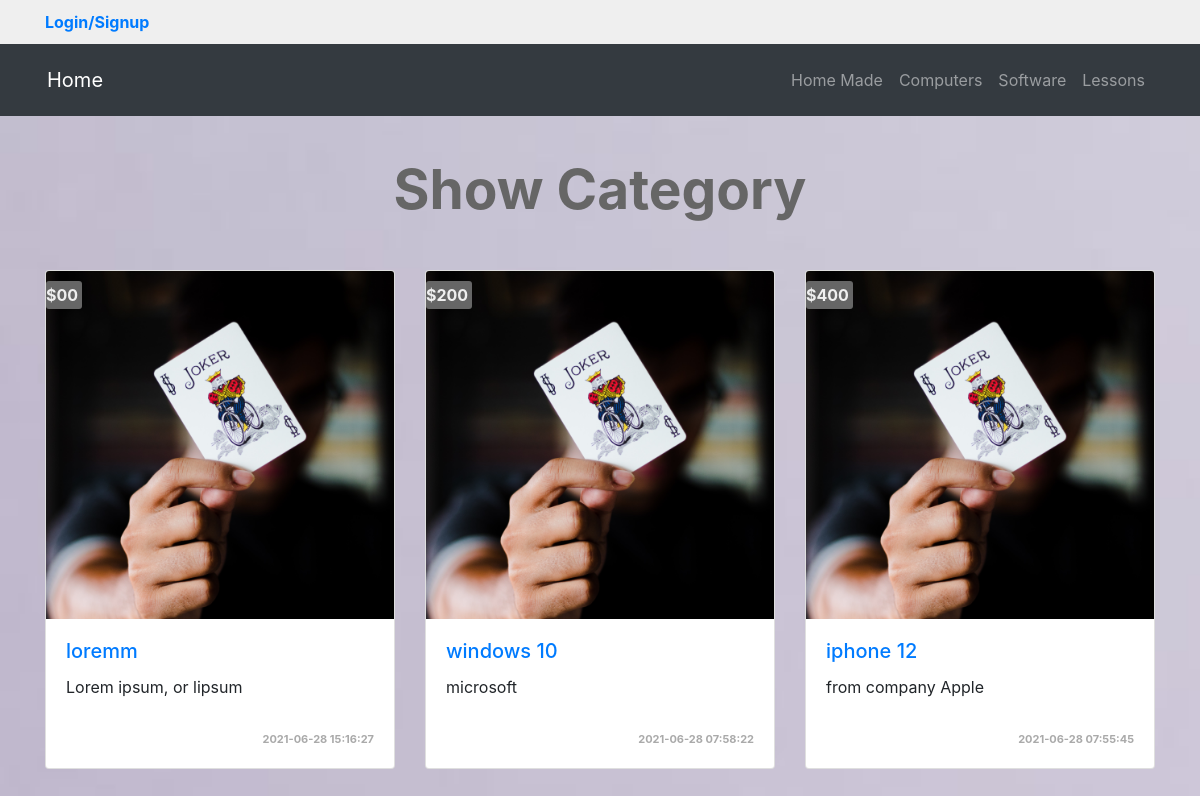
Screenshot of /categories.php?pageid=15 with the database file from the repository.
### tables this page shows
CREATE TABLE `categories` (
  `ID` int(11) NOT NULL,
  `Name` varchar(255) NOT NULL,
  `Description` text NOT NULL,
  `Ordering` int(11) DEFAULT NULL,
  `Visibility` tinyint(4) NOT NULL DEFAULT 0,
  `Allow_Comment` tinyint(4) NOT NULL DEFAULT 0,
  `Allow_Ads` tinyint(4) NOT NULL DEFAULT 0
);

CREATE TABLE `items` (
  `Item_ID` int(11) NOT NULL,
  `Name` varchar(255) NOT NULL,
  `Description` text NOT NULL,
  `Price` varchar(255) NOT NULL,
  `Add_Date` datetime NOT NULL,
  `Country_Made` varchar(255) NOT NULL,
  `Image` varchar(255) NOT NULL,
  `Status` varchar(255) NOT NULL,
  `Rating` smallint(6) NOT NULL,
  `Approve` tinyint(4) NOT NULL DEFAULT 0,
  `Cat_ID` int(11) NOT NULL,
  `Member_ID` int(11) NOT NULL
);

### init.php (called while the page is built, shortened)
<?php
     include 'Admin/connect.php';
        $tem = 'includes/templates/';
        $css = 'layout/css/';
        $func = 'includes/functions/';
        include $func . 'functions.php';
        include $tem . 'header.php';

### includes/functions/functions.php (called while the page is built, shortened)
<?php
    function getCats(){
        global $con;
        $getcat = $con->prepare("SELECT * FROM categories ORDER BY ID ASC");
        $getcat->execute();
        $cats = $getcat->fetchAll();
        return $cats;
    }
    function getItems($where, $value, $approv = NULL){
        global $con;
        if($approv == NULL){
            $sql = 'AND Approve = 1';
        }else {
            $sql = NULL;
        }
        $getitem = $con->prepare("SELECT * FROM items WHERE $where = ? $sql ORDER BY Item_ID DESC");
        $getitem->execute(array($value));
        $items = $getitem->fetchAll();
        return $items;
    }

### categories.php (the view)
<?php  include 'init.php';   ?>
    <div class="container">
       <h2 class="text-center">Show Category</h2>
         <div class="row">
        <?php
            foreach(getitems('Cat_ID', $_GET['pageid']) as $item){
                    echo '<div class="col-sm-6 col-md-4 mt-2">';
                        echo '<div class="card">';
                        echo '<span class="card-text price-card">' . $item['Price'] . '</span>';
                        echo '<img src="cards.jpg" class="card-img-top" alt="joker" title="Card-joker">';
                        echo '<div class="card-body">';
                            echo '<h5 class="card-title"><a href="items.php?itemid=' . $item['Item_ID'] . '">' . $item['Name'] . '</a></h5>';
                            echo '<p class="card-text">' . $item['Description'] . '</p>';
                            echo '<div class="date">' . $item['Add_Date'] . '</div>';
                            echo '</div>';
                        echo '</div>';
                    echo '</div>';
                }
                ?>
        </div>
    </div>
<?php include  $tem . 'footer.php';    ?>

### includes/templates/header.php (shortened to what this page needs)
<!DOCTYPE html>
<html lang="en">
<head>
    <link rel="stylesheet" href="<?php  echo $css ;?>bootstrap.min.css" />
    <link rel="stylesheet" href="<?php  echo $css ;?>all.min.css" />
    <link rel="stylesheet" href="<?php  echo $css ;?>brands.min.css" />
    <link rel="stylesheet" href="<?php  echo $css ;?>fontawesome.min.css" />
    <link rel="stylesheet" href="<?php  echo $css ;?>jquery-ui.min.css" />
    <link rel="stylesheet" href="<?php  echo $css ;?>jquery.selectBoxIt.css" />
    <link rel="stylesheet" href="<?php  echo $css ;?>frontEnd.css" />
</head>
<body>
    <div class="upper-bar">
        <div class="container">
            <?php
                 if(isset($_SESSION['user'])){ ?>
                    <img src="cards.jpg" class="img-thumbnail rounded-circle my-image" />
                    <div class="dropdown d-inline my-drop">
                        <button class="btn btn-secondary dropdown-toggle" type="button" id="dropdownMenuButton1" data-bs-toggle="dropdown" aria-expanded="false">
                            <?php echo $sessionUser; ?>
                        </button>
                        <ul class="dropdown-menu">
                            <li><a class="dropdown-item" href="Profile.php">My Profile</a></li>
                            <li><a class="dropdown-item" href="newAd.php">My Ad</a></li>
                            <li><a class="dropdown-item" href="Profile.php#Items">My Items</a></li>
                            <li><a class="dropdown-item" href="Logout.php">Logout</a></li>
                        </ul>
                    </div>
        <?php        } else{     ?>
                      <a href="login.php">
                         <span class="">Login/Signup</span>
                     </a>
               <?php }  ?>
        </div>
    </div>
    <nav class="navbar navbar-expand-lg  navbar-dark bg-dark">
        <div class="container">
            <a class="navbar-brand" href="index.php">Home</a>
                <div class="collapse navbar-collapse  justify-content-end" id="app-nav">
                    <ul class="navbar-nav me-auto mb-2 mb-lg-0">
                       <?php
                        foreach(getCats() as $cat){
                            echo '<li class="nav-item"><a class="nav-link" href="categories.php?pageid=' . $cat['ID'] .'">' . $cat['Name'] . '</a></li>';
                        }
                       ?>
                    </ul>
            </div>
        </div>
    </nav>

### layout/css/frontEnd.css (style rules this page uses)
body { background: url("../images/login.jpeg") no-repeat; background-size: cover; background-color: #333; font-size: 16px; height: 3000px; }
.upper-bar { background-color: #efefef; color: rgb(169, 196, 49); font-weight: bold; padding: 10px; }
h2 { font-size: 55px; margin: 40px 0; font-weight: bold; color: #666; }
.navbar { padding: 1rem 2rem; }
.card { position: relative; }
.card-hover, .price-card { position: absolute; background-color: #666; color: #efefef; border-radius: 3px; font-weight: bold; cursor: pointer; padding: 2px 4px 2px 0px; top: 10px; transition: 0.3s all ease-out; }
.card .card-body p { height: 40px; max-height: 40px; }
.date { float: right; font-size: 11px; color: #aaa; font-weight: bold; }

### rows the page displays
categories: Name "Home Made"
categories: Name "Computers"
categories: Name "Software"
categories: Name "Lessons"
items: Price "$00", Name "loremm", Description "Lorem ipsum, or lipsum", Add_Date "2021-06-28 15:16:27"
items: Price "$200", Name "windows 10", Description "microsoft", Add_Date "2021-06-28 07:58:22"
items: Price "$400", Name "iphone 12", Description "from company Apple", Add_Date "2021-06-28 07:55:45"
